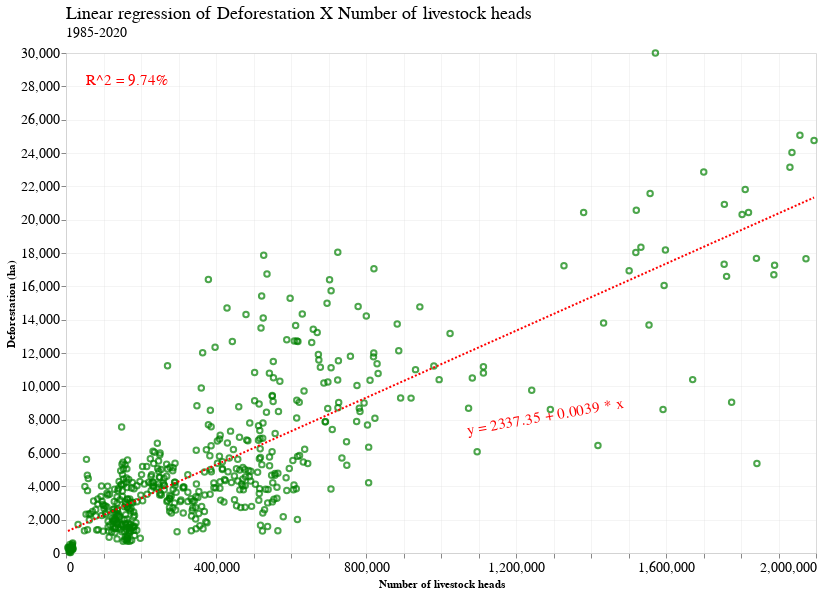

The notebook cell this image was saved under:
### Code cell
chart = alt.Chart(complete_df_pecuaria).mark_point(color='green').encode(
    x=alt.X('numero_cabecas', axis=alt.Axis(title='Number of livestock heads')),
    y=alt.Y('deforestation_ha', axis=alt.Axis(title='Deforestation (ha)')),
)

reg_chart = (
    chart + 
    chart.transform_regression(
        'numero_cabecas', 'deforestation_ha'
    ).mark_line(
        color='red', strokeDash=[2]
    )
)

text = alt.Chart({'values':[{}]}).mark_text(
    align="left", baseline="top", size=15, color='red', angle=350
).encode(
    x=alt.value(400),  # pixels from left
    y=alt.value(370),  # pixels from top
    text=alt.value("y = 2337.35 + 0.0039 * x"))

text2 = alt.Chart({'values':[{}]}).mark_text(
    align="left", baseline="top", size=15, color='red',
).encode(
    x=alt.value(20),  # pixels from left
    y=alt.value(20),  # pixels from top
    text=alt.value("R^2 = 9.74%"))

reg_chart = reg_chart + text + text2

final_chart = reg_chart.properties(
    width=750,
    height=500,
    title=science_theme_title(
        text="Linear regression of Deforestation X Number of livestock heads", 
        subtitle="1985-2020"
    )
)

final_chart

### Figure 1 — Vega-Lite specification as saved in the notebook (floating-point values rounded to 4 significant figures; data arrays with more than 128 entries replaced by an {"elided": "..."} marker saying what was removed)
{"config": {"view": {"width": 533.3, "height": 300.0, "fill": "white"}, "title": {"align": "left", "anchor": "start", "frame": "group", "font": "Helvetica Neue", "fontSize": 18, "dy": -2, "subtitleFont": "Helvetica Neue", "subtitleFontSize": 14, "fontWeight": "normal"}, "axis": {"domainColor": "lightGrey", "gridColor": "lightGrey", "gridWidth": 0.25, "titleFont": "Helvetica Neue", "titleFontSize": 11, "labelFont": "Helvetica Neue", "labelFontSize": 14}, "legend": {"layout": {"anchor": "start"}, "labelLimit": 0, "titleFontSize": 14, "titleFont": "Helvetica Neue", "labelFontSize": 14, "labelFont": "Helvetica Neue"}, "header": {"title": null, "titleFont": "Helvetica Neue", "labelFont": "Helvetica Neue", "labelFontSize": 14, "labelPadding": 2}, "range": {"category": ["#0C66B5", "#BA1D32", "#0F8E40", "#E56F20", "#862BAF", "#626D69", "#ED5087", "#3DB9E2", "#51DB63", "#E26868", "#FFB270", "#B37CEA", "#A8A1A4", "#FF87CD"]}}, "layer": [{"mark": {"type": "point", "color": "green"}, "encoding": {"x": {"axis": {"title": "Number of livestock heads"}, "field": "numero_cabecas", "type": "quantitative"}, "y": {"axis": {"title": "Deforestation (ha)"}, "field": "deforestation_ha", "type": "quantitative"}}}, {"mark": {"type": "line", "color": "red", "strokeDash": [2]}, "encoding": {"x": {"axis": {"title": "Number of livestock heads"}, "field": "numero_cabecas", "type": "quantitative"}, "y": {"axis": {"title": "Deforestation (ha)"}, "field": "deforestation_ha", "type": "quantitative"}}, "transform": [{"on": "numero_cabecas", "regression": "deforestation_ha"}]}, {"data": {"name": "empty"}, "mark": {"type": "text", "align": "left", "angle": 350, "baseline": "top", "color": "red", "size": 15}, "encoding": {"text": {"value": "y = 2337.35 + 0.0039 * x"}, "x": {"value": 400}, "y": {"value": 370}}}, {"data": {"name": "empty"}, "mark": {"type": "text", "align": "left", "baseline": "top", "color": "red", "size": 15}, "encoding": {"text": {"value": "R^2 = 9.74%"}, "x": {"value": 20}, "y": {"value": 20}}}], "data": {"name": "data-7208a5dab75ed4d4c3031426fef5e937"}, "height": 500, "title": {"align": "left", "anchor": "start", "frame": "group", "font": "Helvetica Neue", "fontSize": 18, "dy": -2, "subtitleFont": "Helvetica Neue", "subtitleFontSize": 14, "fontWeight": "normal", "text": "Linear regression of Deforestation X Number of livestock heads", "subtitle": "1985-2020"}, "width": 750, "$schema": "https://vega.github.io/schema/vega-lite/v4.17.0.json", "datasets": {"data-7208a5dab75ed4d4c3031426fef5e937": {"elided": "560 records"}, "empty": [{}]}}
